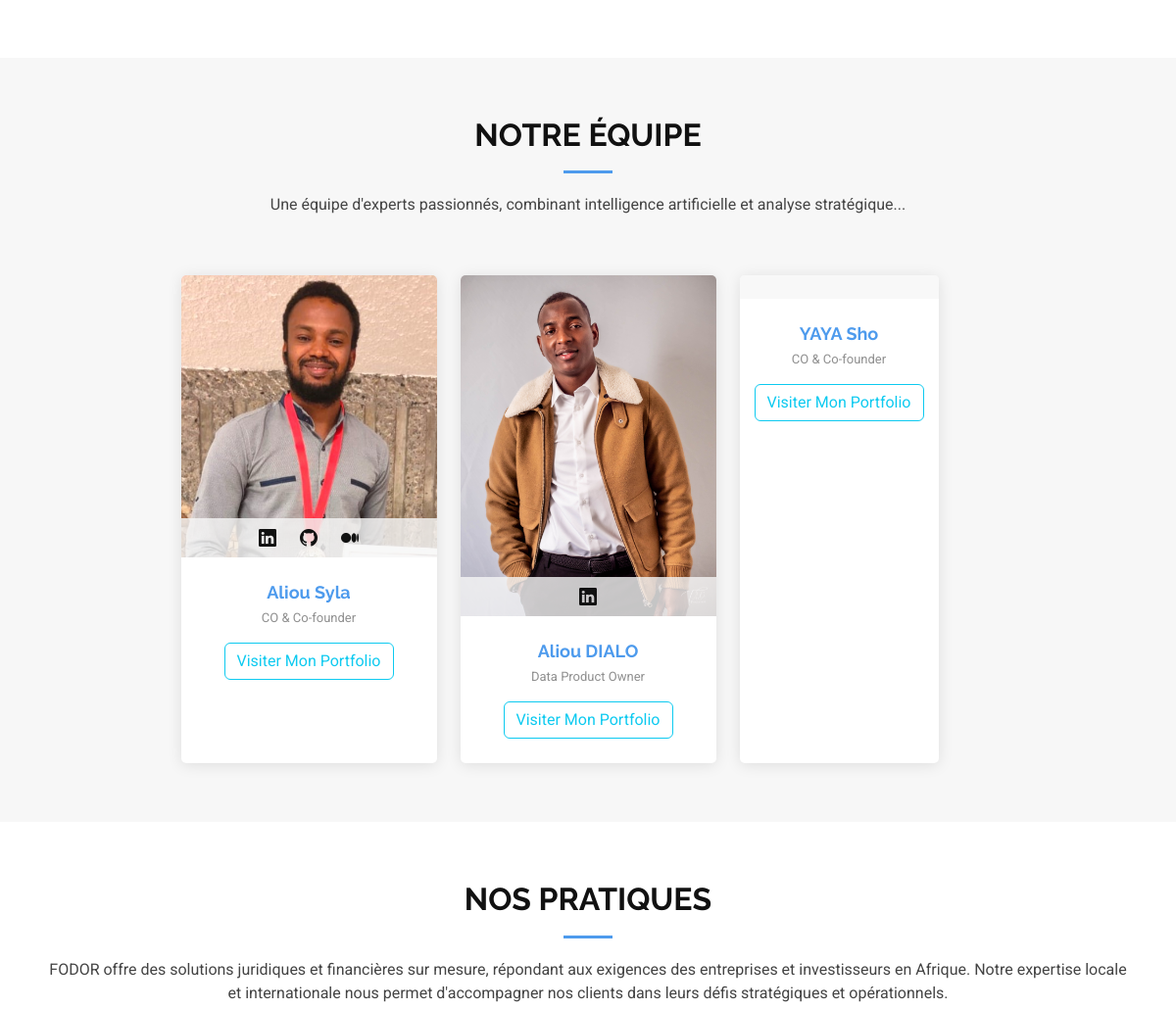
Page /about/ (middle part) on the earlier database version.
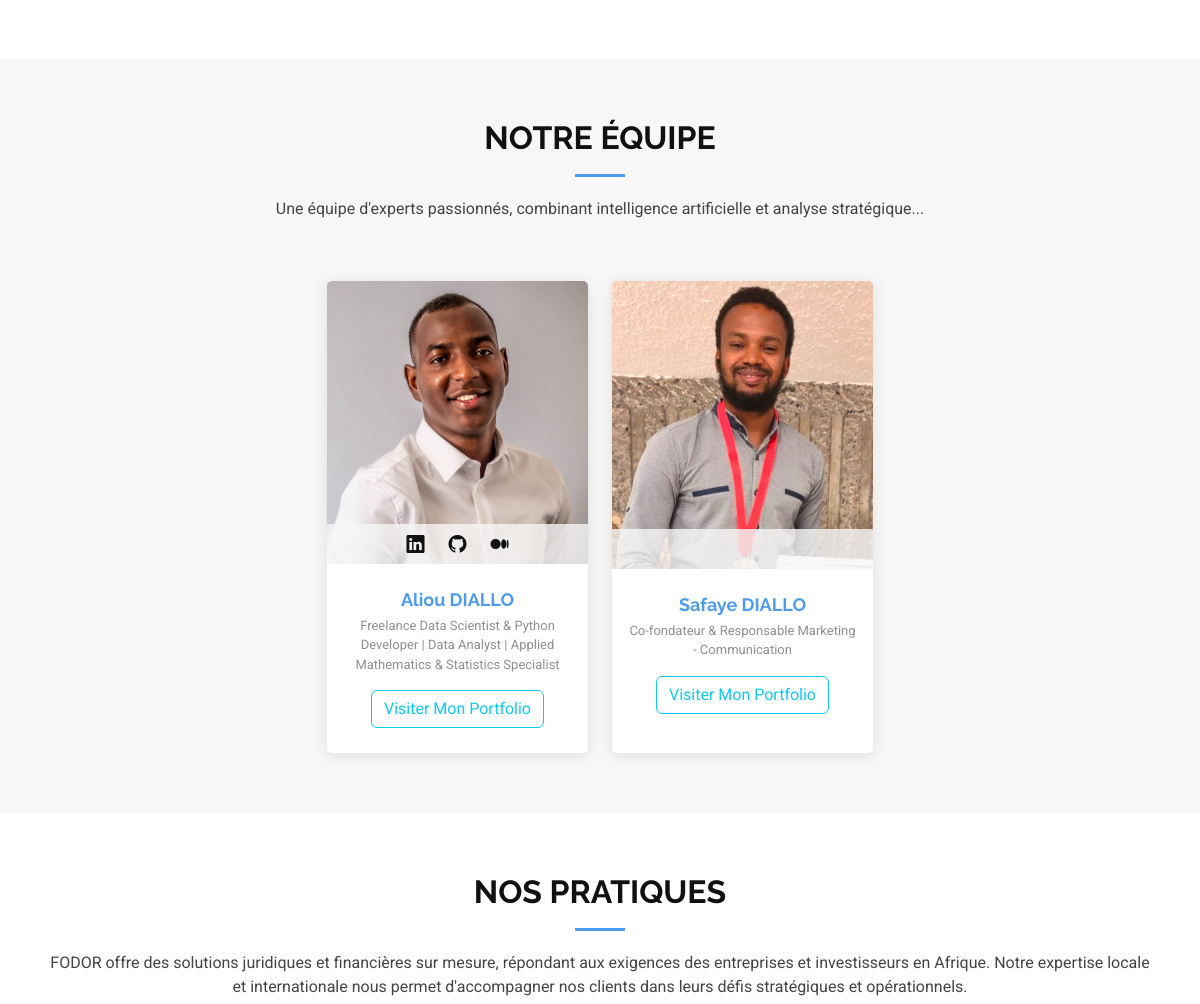
Same page on the later database version.
### nene/models.py (models this page shows, shortened)
class Employee(models.Model):
    name = models.CharField(max_length=100)
    slug = models.SlugField(unique=True, blank=True, null=True)
    email = models.EmailField(unique=True, null=True)
    phone = models.CharField(max_length=20, blank=True, null=True)
    linkedin = models.URLField(blank=True, null=True)
    gitHub = models.URLField(blank=True, null=True)
    medium = models.URLField(blank=True, null=True)
    position = models.CharField(max_length=150)
    photo = models.ImageField(upload_to='profile_pics/', blank=True, null=True)
    location = models.CharField(max_length=100)
    about = models.TextField(max_length=1200, null=True)
    softSkills = models.ManyToManyField(SoftSkills, related_name='employees')
    cv = models.FileField(upload_to='KOTO/media/cvs', blank=True, null=True)  # Ajout du champ CV

### nene/views.py (the view)
# urls.py: path('about/', views.about, name='about'),
def about(request):
    employees = Employee.objects.all()  # Récupérer tous les employés
    about_data = AboutSection.objects.first()  # Récupérer la première entrée About
    practices = Practice.objects.all().order_by("number")  # Tri par numéro croissant
    return render(request, 'nene/about.html', {
        "employees": employees,
        "about": about_data,
        'practices': practices
    })

### templates/nene/about.html (shortened to what this page needs)
{% extends "nene/base.html" %}
{% load static %}
{% block content %}
    {% load static %}
    <section id="about" class="about section">
    </section>
    <section id="team" class="team section light-background">
      <div class="container section-title" data-aos="fade-up">
        <h2>Notre Équipe</h2>
        <p>Une équipe d'experts passionnés, combinant intelligence artificielle et analyse stratégique...</p>
      </div>
      <div class="container">
        <div class="row justify-content-center gy-4">
          {% for employee in employees %}
            <div class="col-lg-3 col-md-6 d-flex align-items-stretch" data-aos="fade-up" data-aos-delay="200">
              <div class="team-member">
                <div class="member-img">
                  <a href="{% url 'portfolio' employee.slug %}">
                    <img src="{% if employee.photo %}{{ employee.photo.url }}{% else %}{% static 'nene/img/profil_defaut.png' %}{% endif %}" class="img-fluid" alt="">
                  </a>
                  <div class="social">
                    {% if employee.linkedin %}
                        <a href="{{ employee.linkedin }}" target="_blank"><i class="bi bi-linkedin"></i></a>
                    {% endif %}
                    {% if employee.gitHub %}
                        <a href="{{ employee.gitHub }}" target="_blank"><i class="bi bi-github"></i></a>
                    {% endif %}
                    {% if employee.medium %}
                        <a href="{{ employee.medium }}" target="_blank"><i class="bi bi-medium"></i></a>
                    {% endif %}
                  </div>
                </div>
                <div class="member-info">
                  <h4><a href="{% url 'portfolio' employee.slug %}">{{ employee.name }}</a></h4>
                  <span>{{ employee.position }}</span>
                  <a href="{% url 'portfolio' employee.slug %}" class="btn mt-3 btn-outline-info">Visiter Mon Portfolio</a>
                </div>
              </div>
            </div>
          {% endfor %}
        </div>
      </div>
    </section>
    <section id="practices" class="practices section">
      <div class="container section-title" data-aos="fade-up">
        <h2>Nos Pratiques</h2>
        <p>FODOR offre des solutions juridiques et financières sur mesure, répondant aux exigences des entreprises et investisseurs en Afrique. Notre expertise locale et internationale nous permet d'accompagner nos clients dans leurs défis stratégiques et opérationnels.</p>
      </div>
    </section>
{% endblock %}

Differences in the rows shown:
removed Employee: photo (picture), name "Aliou DIALO", position "Data Product Owner"
removed Employee: name "YAYA Sho", position "CO & Co-founder"
changed Employee: photo: a different picture; name "Aliou Syla" → "Aliou DIALLO"; position "CO & Co-founder" → "Freelance Data Scientist & Python Developer | Data Analyst | Applied Mathematics & Statistics Specialist"
added Employee: photo (picture), name "Safaye DIALLO", position "Co-fondateur & Responsable Marketing - Communication"
